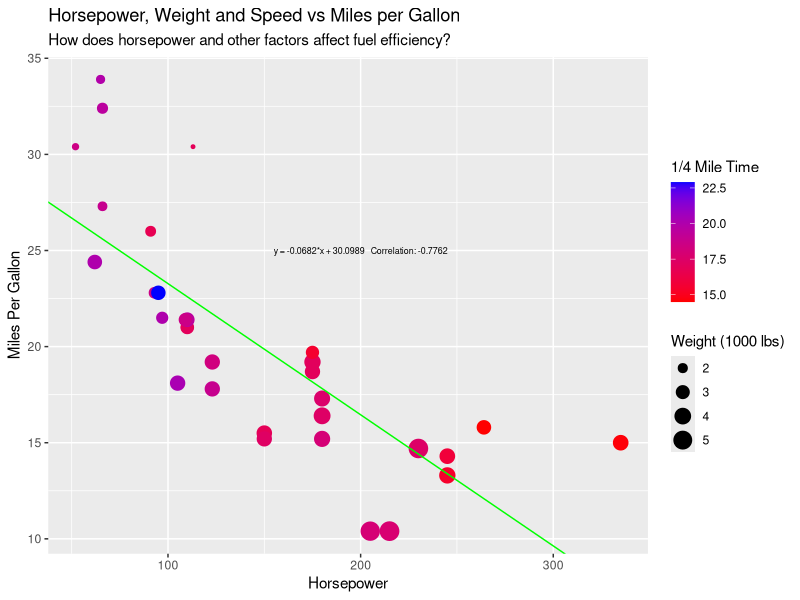

Generate this figure with R:
library("ggplot2")

findCovariance <- function(x,y) {
  meanX <- mean(x)
  meanY <- mean(y)
  desSum <- 0
  i <- 1
  while (i <= length(x)) {
    desSum = desSum + ((x[i] - meanX)*(y[i]-meanY))
    i = i + 1
  }
  return(desSum/(length(x)-1))
}

findVariance <- function(x) {
  meanX <- mean(x)
  desSum <- 0
  i <- 1
  while (i <= length(x)) {
    desSum = desSum + (x[i] - meanX)^2
    i = i + 1
  }
  return((desSum/(length(x)-1)))
}

findSlope <- function(x,y) {
  covarianceXY <- findCovariance(x,y)
  varianceX <- findVariance(x)
  return (covarianceXY/varianceX)
}

findYInt <- function(x,y) {
  meanX <- mean(x)
  meanY <- mean(y)
  m <- findSlope(x,y)
  return(meanY - m*meanX)
}

findStd <- function(x) {
  return(sqrt(findVariance(x)))
}

findCorrelation <- function(x,y) {
  meanX <- mean(x)
  meanY <- mean(y)
  stdX <- findStd(x)
  stdY <- findStd(y)
  desSum <- 0
  i <- 1
  while (i <= length(x)){
    desSum = desSum + (x[i]*y[i])
    i = i + 1
  }
  return((desSum - length(x)*meanX*meanY)/((length(x)-1)*stdX*stdY))
} 

m <- findSlope(mtcars$hp, mtcars$mpg)
b <- findYInt(mtcars$hp, mtcars$mpg)
r <- findCorrelation(mtcars$hp, mtcars$mpg)
eq = paste0("y = ", round(m,4), "*x + ", round(b,4),"   Correlation: ", round(r,4))

ggplot(mtcars, aes(hp, mpg, size = wt)) + geom_point(aes(colour = qsec)) + scale_color_gradient(low = "red", high = "blue") + geom_abline(intercept = b, slope = m, color = "green") + annotate(geom = "text",x = 200, y = 25, label = eq, size = 2.25) + labs(title = "Horsepower, Weight and Speed vs Miles per Gallon", subtitle = "How does horsepower and other factors affect fuel efficiency?", colour = "1/4 Mile Time", size = "Weight (1000 lbs)") + xlab("Horsepower") + ylab("Miles Per Gallon")



